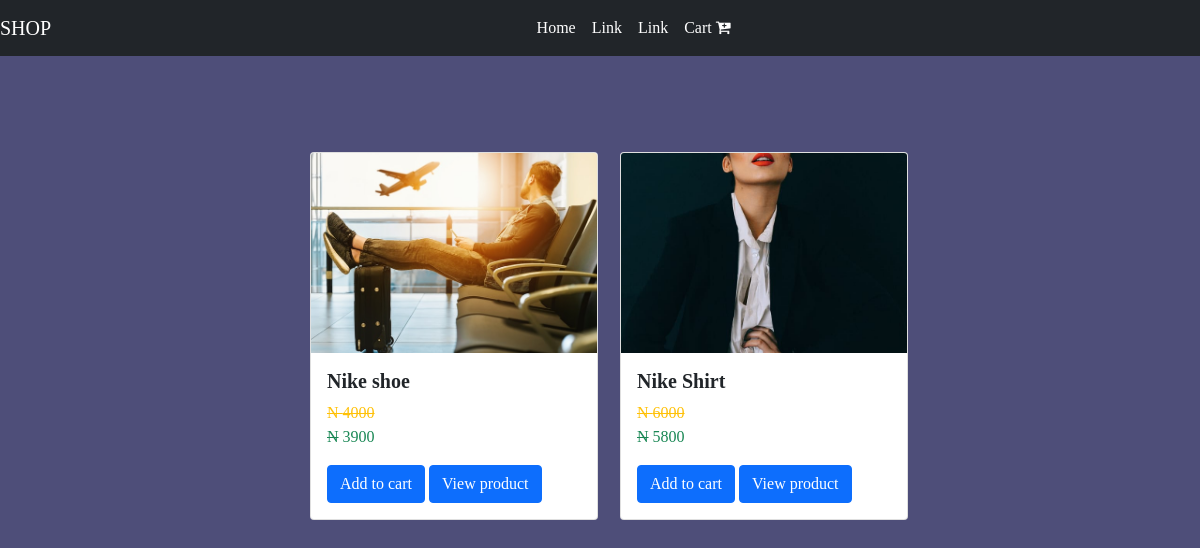
The app's page /, older data.
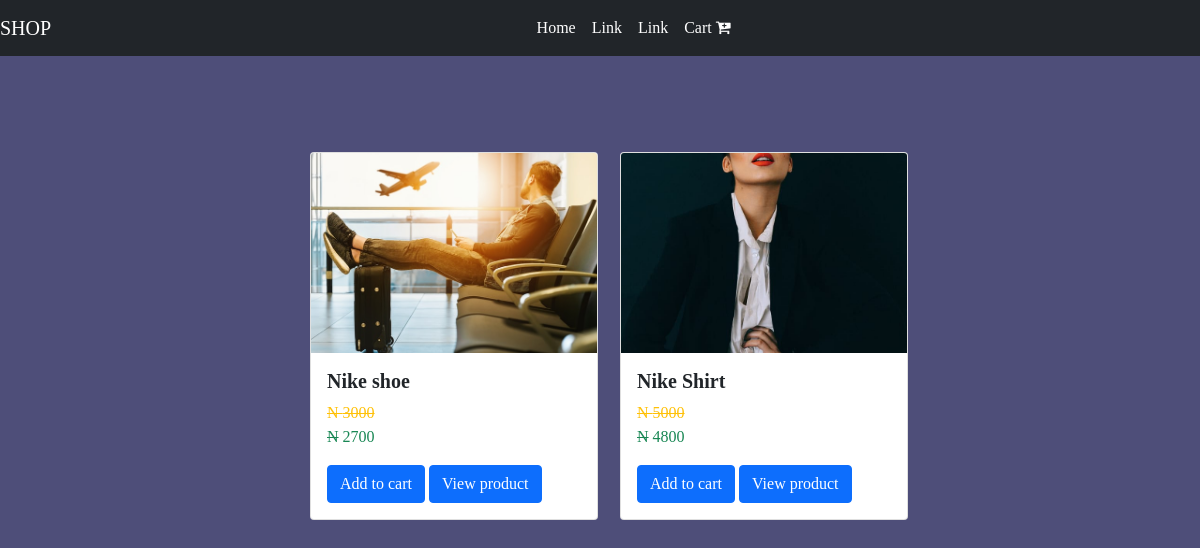
The same page, newer data.
### apps/models.py (models this page shows, shortened)
class Product(models.Model):
    name = models.CharField(max_length=400)
    main_price = models.PositiveIntegerField()
    discounted_price = models.PositiveIntegerField()
    view_count = models.PositiveIntegerField(default=0)
    image = models.ImageField(upload_to="media/images")

### apps/views.py (the view)
# urls.py: path('', views.homepage, name="home"),
def homepage(request):
    context = {}
    all_cart_products = CartItem.objects.all()
    counter = all_cart_products.count()
    context["counter"] = counter
    product = Product.objects.all()
    context["product"] = product
    return render(request, "index.html", context)

### Templates/index.html (shortened to what this page needs)
{% load static %}  {% load bootstrap5 %}  {% bootstrap_css %} {% bootstrap_javascript %}  {% bootstrap_messages %}
<!DOCTYPE html>
<html lang="en">
<head>
    <link rel="stylesheet" href="https://stackpath.bootstrapcdn.com/bootstrap/5.0.0-alpha1/css/bootstrap.min.css" />
    <link rel="stylesheet" href="https://cdnjs.cloudflare.com/ajax/libs/font-awesome/4.7.0/css/font-awesome.min.css" />
    <link rel="stylesheet" href="{% static 'style.css' %}" />
</head>
<body>
    {% block body %}
    <header>
        <nav class="navbar navbar-expand-md navbar-dark bg-dark">
            <a class="navbar-brand ml-2" href="#">SHOP </a>
            <div class="collapse navbar-collapse" id="collapsibleNavId">
                <ul class="navbar-nav mx-auto mt-2 mt-lg-0">
                    <li class="nav-item mr-5">
                        <a class="nav-link text-white" href="#">Home <span class="sr-only">(current)</span></a
              >
            </li>
            <li class="nav-item mr-5">
              <a class="nav-link text-white" href="#">Link</a>
                    </li>
                    <li class="nav-item mr-5">
                        <a class="nav-link text-white" href="#">Link</a>
                    </li>
                    <li class="nav-item">
                        <a class="nav-link text-white" href="{% url 'cart' %}">Cart <i class="fa fa-cart-plus" aria-hidden="true"></i>
              </a>
                    </li>
                </ul>
            </div>
        </nav>
    </header>
    <div class="section1">
        <div class="container-fluid">
            <div class="row mt-4 justify-content-center align-items-center">
                {% for i in product %}
                <div class="m-2 col-sm-6 mt-3 col-md-4 col-lg-3">
                    <div class="card" style="width: 18rem">
                        <img src="{{i.image.url }}" class="card-img-top" alt="sorry" />
                        <div class="card-body">
                            <h5 class="card-title">{{i.name}}</h5>
                            <strike class="card-text text-warning">N {{i.main_price}}</strike
                >
                <p class="card-text text-success">
                  <strike>N</strike> {{i.discounted_price}}
                            </p>
                            <a href="{% url 'addtocart' i.pk %}" class="btn btn-primary">Add to cart</a
                >
                <a href="{% url 'details' i.pk %}" class="btn btn-primary ml-2"
                  >View product</a
                >
              </div>
            </div>
            <br /><br />
          </div>
          {% endfor %}
        </div>
      </div>
    </div>
    {% endblock %}
  </body>
</html>

Row changes from the older to the newer data that the page shows:
changed Product "Nike shoe": main_price "4000" → "3000"; discounted_price "3900" → "2700"
changed Product "Nike Shirt": main_price "6000" → "5000"; discounted_price "5800" → "4800"
